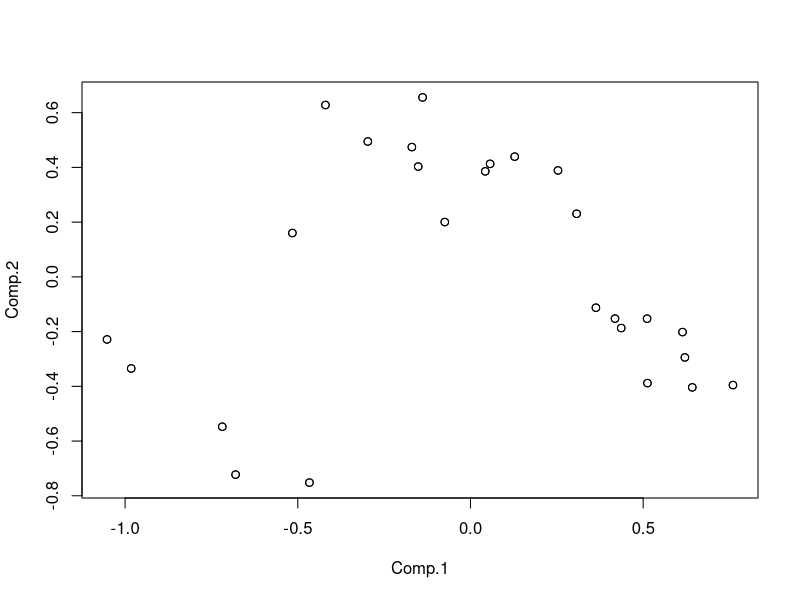
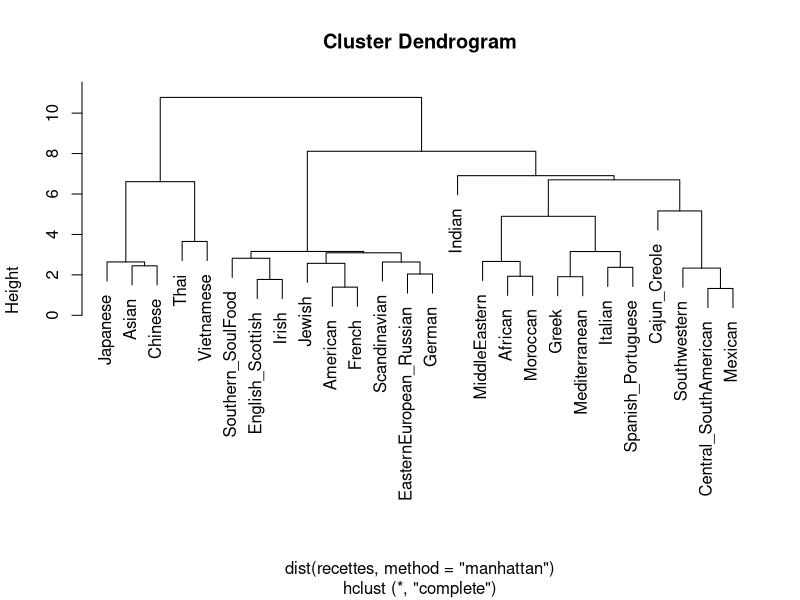
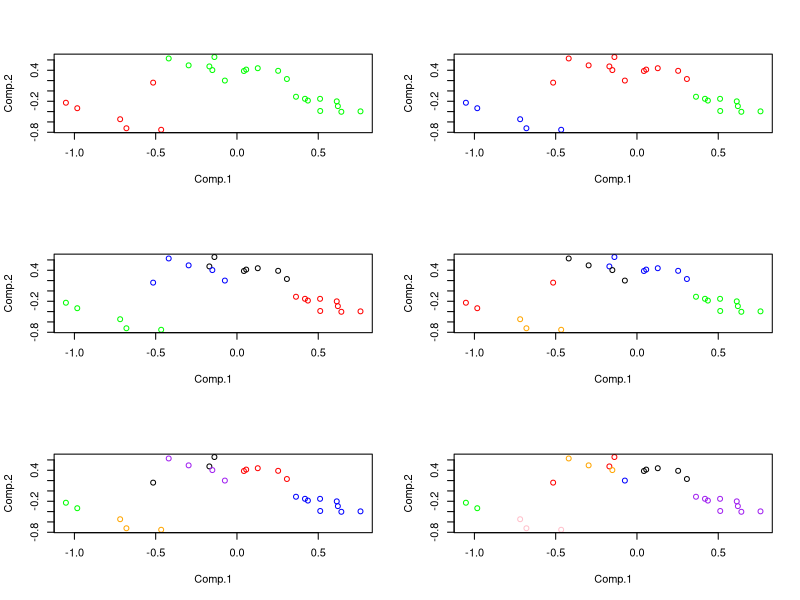
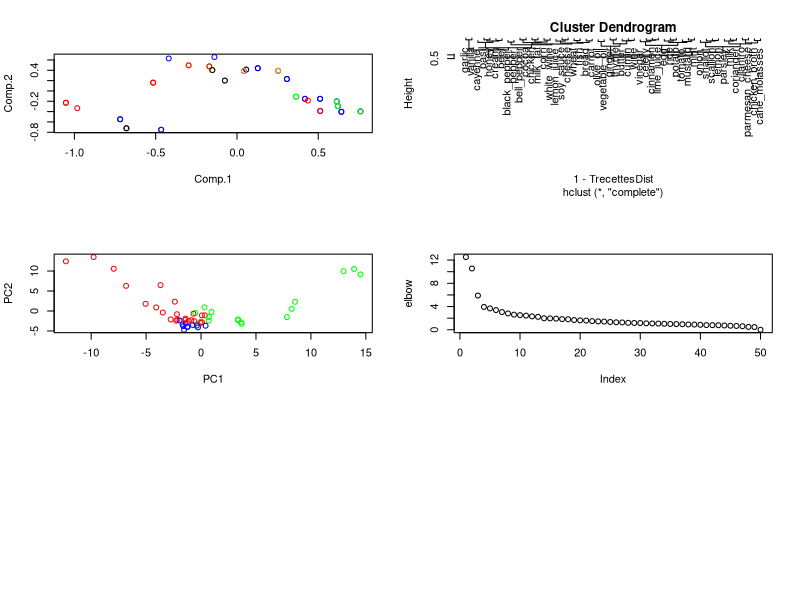

R code for these plots, in order:
## ---- chunk 1
#setwd('Desktop/ProjetSy09/')
recettes <- read.table('donnees/donnees/recettes-pays.data',header = T,sep = ',',row.names = 1)

recettesX2 <- rbind(recettes[1:50], recettes[1:50])

ACPrecettes <- princomp(recettesX2, scores = T)

plot(ACPrecettes$scores[,1:2])

## ---- chunk 2
#ACPrecettes <- princomp(t(recettes), scores = T)

#plot(ACPrecettes$scores[,1:2])

## ---- chunk 3
hierarchy <- hclust(dist(recettes, method = "manhattan"))
plot(hierarchy)
## ---- chunk 4
 par(mfrow=c(3,2))

recetteBestKMeans <- list()
for (i in c(2:7)) {
  recetteKMeans <- list()
  for(j in c(1:20)) {
    km <- list(kmeans(recettes, i))
    recetteKMeans <- c(recetteKMeans, km)    
  }

  r <- lapply(recetteKMeans,FUN = function(x) {
    x$tot.withinss
  })
  
  lapply(r,min)
  minIndex <- which.min(unlist(r))
  
  bestKm <- list(recetteKMeans[[minIndex]])
  
  recetteBestKMeans <- c(recetteBestKMeans, bestKm)
}

# print(recetteBestKMeans)

for(i in c(2:7)) {
    plot(ACPrecettes$scores[1:26,], col=c("red", "green", "blue", "black",     "orange", "purple", "pink")[recetteBestKMeans[[i - 1]]$cluster])

}
## ---- chunk 5
continent <- c(1:26)
continentClusturedRecettes <-cbind(recettes, continent) 

#ASIA
continentClusturedRecettes[c("Asia", "Chinese", "Thai", "Japanese", "Vietnamese", "Jewish", "MiddleEastern", "Indian"), "continent"] <- 1 

#AFRICA
continentClusturedRecettes[c("African", "Morrocan", "Cajun_Creole"), "continent"] <- 2

#EUROPE
continentClusturedRecettes[c("English_Scottish", "Irish", "French", "Scandinavian", "EasternEuropean_Russian", "German", "Greek", "Italian", "Mediterranean", "Spanish_Portuguese", ""), "continent"] <- 3   

#NA
continentClusturedRecettes[c("America", "Southern_SoolFood", "SouthWestern"), "continent"] <- 4 

#SA
continentClusturedRecettes[c("Mexican", "Central_SouthAmerican"), "continent"] <- 5 

plot(ACPrecettes$scores, col=c("red", "green", "blue", "black",     "orange", "purple", "pink" )[continentClusturedRecettes[,"continent"]])
## ---- chunk 6

recetteEchant <- read.table('donnees/donnees/recettes-echant.data',header = T,sep = ',')

#summary(recetteEchant[2:51])
# cov(recetteEchant[2:51])
#print(princomp(recetteEchant[2:51]))
## ---- chunk 7
Trecettes <- t(recetteEchant)

originMatrix <- matrix(data = 0, nrow = length(unique(factor(recetteEchant$origin))), ncol = length(recetteEchant[,1]))

row.names(x = originMatrix) <-  unique(factor(recetteEchant$origin))

for (i in c(1:length(recetteEchant[,1]))) {
  originMatrix[Trecettes["origin", i], i] <- 1
}

Trecettes <- rbind(Trecettes[2:51,], originMatrix)

for(i in c(1:length(Trecettes[,1]))) {
  for (j in c(1:length(Trecettes[1,])))
    Trecettes[i,j] <- as.numeric(Trecettes[i,j])
}

#Attention à la métrique utilisée

# TrecettesDist <- dist(Trecettes,method = "binary")

TrecettesDist <- dist(Trecettes[1:50,],method = "binary")
#Ici on ne prends pas les pays en compte

## ---- chunk 8

ingredientClusters <- hclust(1 - TrecettesDist)
plot(ingredientClusters)
## ---- chunk 9
library(cluster)

for(i in c(1:length(Trecettes[,1]))) {
  for (j in c(1:length(Trecettes[1,])))
    Trecettes[i,j] <- as.numeric(Trecettes[i,j])
}

#TODO faire ça sur plusieurs k différends et avec plusieurs itérations de k medoide a chaque fois
Trecettes <- Trecettes[1:50,]

# apply(Trecettes, 2, as.numeric)
# sapply(Trecettes, as.numeric)
class(Trecettes) <- "numeric"
storage.mode(Trecettes) <- "numeric"

ACPrecettesEchant <- prcomp(Trecettes)
plot(ACPrecettesEchant$x[,c(1,2)], col=c("red", "green", "blue", "black",     "orange", "purple", "pink")[cluster::pam(TrecettesDist,3)$clustering])
## ---- chunk 10
elbow <- (100 * (ACPrecettesEchant$sdev)^2 / sum(ACPrecettesEchant$sdev^2) )
#TODO as an histogram
plot(elbow)
